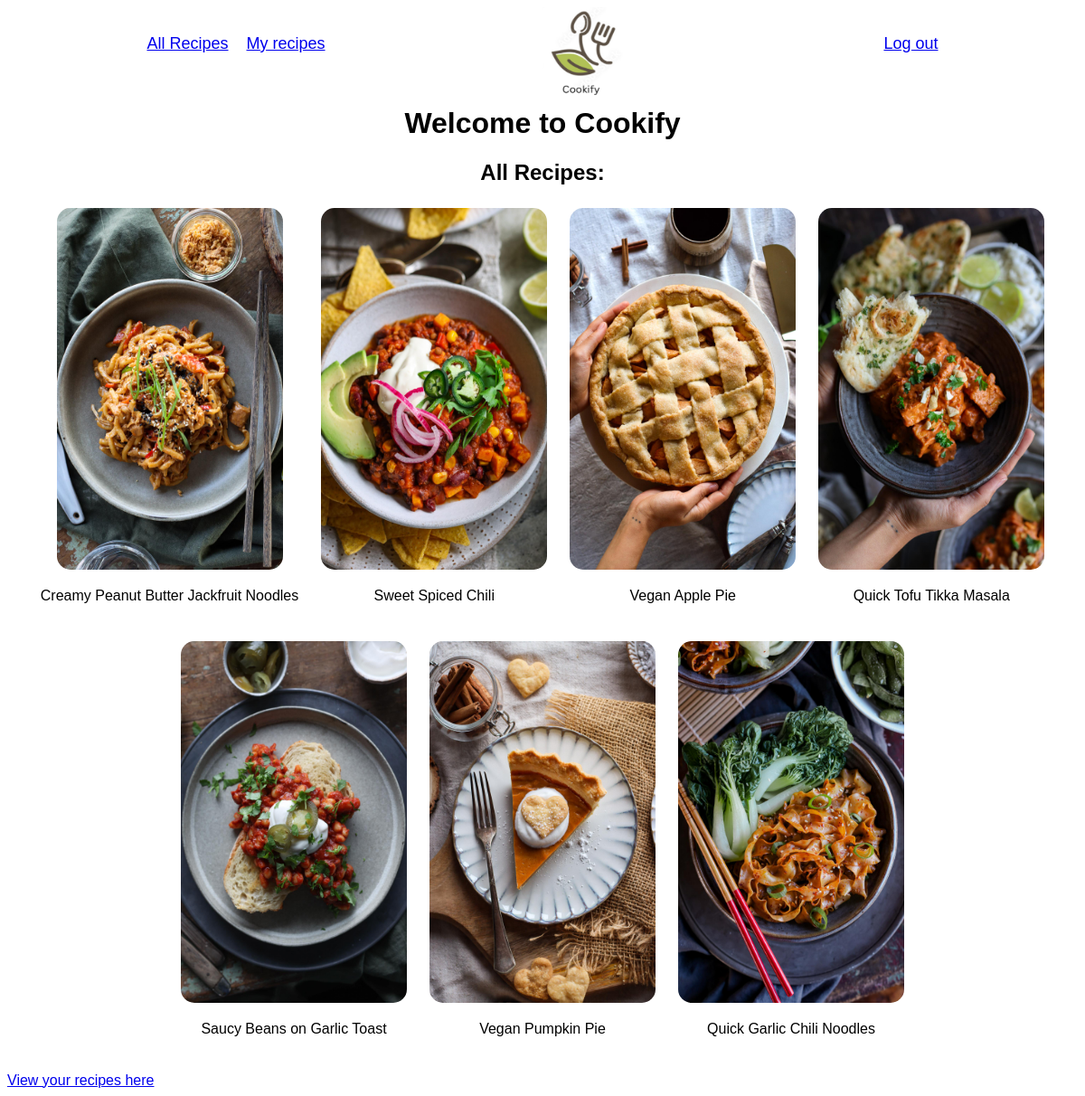
The app's page / (signed in) with its own data.
### recipes/models.py (models this page shows, shortened)
class Recipe(models.Model):
    title = models.CharField(max_length=255)
    description = models.TextField(default="")
    steps = models.TextField(default="")
    ingredients = models.TextField(default="")
    date = models.DateTimeField(auto_now_add=True)
    author = models.ForeignKey(
        get_user_model(),
        on_delete=models.CASCADE,
    )
    image = models.ImageField(upload_to='pics', default="pics/default.jpg")

### recipes/views.py (the view)
# urls.py: path('', RecipeHomeView.as_view(), name='home'),
class RecipeHomeView(LoginRequiredMixin, ListView):
    model = Recipe
    template_name = 'home.html'

### templates/home.html
{% extends 'base.html' %}
{% block content %}
    <h1>Welcome to Cookify</h1>
    <h2 style="text-align: center">All Recipes: </h2>
    <div class="recipe-list">
        {% for recipe in object_list %}
            <div class="recipe-tn-title">
                <a href="{% url 'recipe_detail' recipe.pk %}"><img class="recipe-img" src="{{ recipe.image.url }}" alt="img"></a>
                <p>{{ recipe.title }}</p>
            </div>
        {% endfor %}
    </div>
    <br><a href="{% url "recipe_list" %}">View your recipes here</a>
{% endblock content %}

### static/css/base.css (style rules this page uses)
html { font-family: 'Cotoris', sans-serif; }
h1 { font-family: 'CotorisBold',sans-serif; }
h1 { text-align: center }
.recipe-list, .right, .second, .third { display: flex; gap: 25px; }
.recipe-list { padding: 5px; flex-flow: row wrap; justify-content: center; }
.recipe-img { border-radius: 15px; height: 400px; width: 250px; }
.recipe-tn-title, .recipe-entry { display: flex; flex-direction: column; align-items: center; justify-content: center; }

### records on screen
Recipe: image (picture), title "Creamy Peanut Butter Jackfruit Noodles"
Recipe: image (picture), title "Sweet Spiced Chili"
Recipe: image (picture), title "Vegan Apple Pie"
Recipe: image (picture), title "Quick Tofu Tikka Masala"
Recipe: image (picture), title "Saucy Beans on Garlic Toast"
Recipe: image (picture), title "Vegan Pumpkin Pie"
Recipe: image (picture), title "Quick Garlic Chili Noodles"
